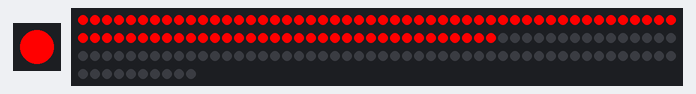
Bench run of a sketch on a simulated ESP32-S3. Shown: 1 RGB LEDs in strip order, left to right, 160 RGB LEDs in strip order, left to right, continuing on the next row. Storage starts empty; what the sketch prints to the serial monitor is not drawn.

Above: at 0.3 s.

The sketch:

PCBTest_02_SDBoot_BarrelLED.ino
```cpp
// =============================================================================
// PCBTest_02_SDBoot_BarrelLED
//
// Minimal bring-up test - NOT part of the main Sentinel Beam firmware.
// Same SD-to-PSRAM check as PCBTest_01_SDBoot, but now also mirrors the
// status color onto the barrel WS2812 strip (GPIO18), so you can confirm
// that strip's wiring at the same time.
//
// Pins mirror the main firmware's Config.h exactly, so a working result here
// carries straight over once you're back on the real sketch.
//
// Sequence (both the onboard LED and the barrel strip show the same color):
//   Boot                          -> RED
//   Reading fire.wav from SD      -> YELLOW
//   Fully read into PSRAM, happy  -> GREEN
//   Any failure along the way     -> RED (stays), reason printed to Serial
//
// This is a one-shot test: loop() does nothing, the LEDs just hold whatever
// color setup() ended on.
// =============================================================================

#include <SPI.h>
#include <SD.h>
#include <esp_heap_caps.h>
#include <Adafruit_NeoPixel.h>

// ---- Pins (same as the main firmware's Config.h) ----
constexpr uint8_t PIN_SD_CS   = 10;
constexpr uint8_t PIN_SD_SCK  = 5;
constexpr uint8_t PIN_SD_MISO = 6;
constexpr uint8_t PIN_SD_MOSI = 7;

constexpr uint8_t PIN_ONBOARD_LED = 48; // onboard WS2812 on most ESP32-S3 dev boards
constexpr uint8_t PIN_BARREL_LED  = 18; // barrel strip data line

// Barrel strip layout matches the main firmware's Config.h - 160 physical,
// only the first 85 are ever actually used/lit.
constexpr uint16_t BARREL_TOTAL_COUNT  = 160;
constexpr uint16_t BARREL_ACTIVE_COUNT = 85;

constexpr const char* FIRE_WAV_PATH = "/fire.wav";

Adafruit_NeoPixel onboardLed(1, PIN_ONBOARD_LED, NEO_GRB + NEO_KHZ800);
Adafruit_NeoPixel barrelStrip(BARREL_TOTAL_COUNT, PIN_BARREL_LED, NEO_GRB + NEO_KHZ800);

void setColor(uint8_t r, uint8_t g, uint8_t b) {
    onboardLed.setPixelColor(0, onboardLed.Color(r, g, b));
    onboardLed.show();

    uint32_t c = barrelStrip.Color(r, g, b);
    for (uint16_t i = 0; i < BARREL_ACTIVE_COUNT; i++) {
        barrelStrip.setPixelColor(i, c);
    }
    barrelStrip.show();
}

void setup() {
    Serial.begin(115200);
    delay(200); // give native USB CDC time to enumerate before first prints
    Serial.println();
    Serial.println("[PCBTest] SD-to-PSRAM bring-up test starting (onboard LED + barrel strip)...");

    onboardLed.begin();
    barrelStrip.begin();
    barrelStrip.clear(); // LEDs beyond BARREL_ACTIVE_COUNT are never touched - stay off
    barrelStrip.show();

    setColor(255, 0, 0); // BOOT
    Serial.println("[PCBTest] Boot - LEDs RED");
    delay(300); // hold red briefly so it's visibly distinct from the next step

    setColor(255, 255, 0); // READING
    Serial.println("[PCBTest] Reading fire.wav from SD into PSRAM - LEDs YELLOW");

    SPIClass sdSPI(HSPI);
    sdSPI.begin(PIN_SD_SCK, PIN_SD_MISO, PIN_SD_MOSI, PIN_SD_CS);

    if (!SD.begin(PIN_SD_CS, sdSPI)) {
        Serial.println("[PCBTest] FAILED: SD.begin() - check wiring, CS pin, and that a card is seated");
        setColor(255, 0, 0);
        return;
    }
    Serial.println("[PCBTest] SD card mounted OK");

    File f = SD.open(FIRE_WAV_PATH, FILE_READ);
    if (!f) {
        Serial.println("[PCBTest] FAILED: could not open /fire.wav - check the file is present at the card's root");
        setColor(255, 0, 0);
        return;
    }

    size_t fileSize = f.size();
    Serial.printf("[PCBTest] fire.wav found, %u bytes\n", (unsigned)fileSize);

    uint8_t* buffer = (uint8_t*)heap_caps_malloc(fileSize, MALLOC_CAP_SPIRAM);
    if (!buffer) {
        Serial.println("[PCBTest] FAILED: PSRAM allocation failed - check PSRAM is enabled in board settings (OPI PSRAM) and wired correctly");
        f.close();
        setColor(255, 0, 0);
        return;
    }

    size_t readBytes = f.read(buffer, fileSize);
    f.close();

    if (readBytes != fileSize) {
        Serial.printf("[PCBTest] FAILED: short read (%u / %u bytes) - card may be failing mid-read\n",
                      (unsigned)readBytes, (unsigned)fileSize);
        heap_caps_free(buffer);
        setColor(255, 0, 0);
        return;
    }

    Serial.println("[PCBTest] SUCCESS - fire.wav fully read into PSRAM, SD card happy - LEDs GREEN");
    setColor(0, 255, 0); // SUCCESS

    // Buffer is intentionally left allocated - this is a one-shot hardware
    // test, not the real firmware, so there's nothing further to do with it.
}

void loop() {
    // Nothing to do - the LEDs already reflect the final result from setup().
}
```
